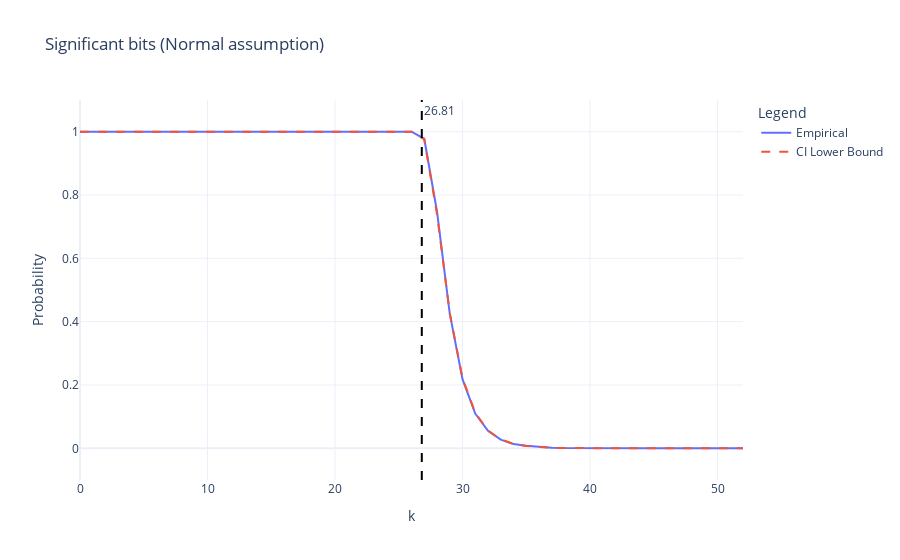

Source (notebook cell):
### Code cell
def significant_normal_probability(Z, alpha, k, eref):
    """Computes the probability lower-bound of
    the k-th bit being significant in the normal case"""
    return 2 * stats.norm.cdf(2 ** (-k + (eref - 1)) / sigma_upper_bound(Z, alpha)) - 1


def significant_normal(Z, alpha, p, eref):
    """Computes the lower bound on the significant bits in the normal case"""
    sigma_ub = sigma_upper_bound(Z, alpha)
    if sigma_ub > 0:
        sg_bits = -math.log2(sigma_ub) + (eref - 1)
    else:
        sg_bits = 53 + (eref - 1)
    sg_correction = math.log2(stats.norm.ppf((p + 1) / 2))
    sg_lb = sg_bits - sg_correction
    return (sg_lb, sg_bits, sg_correction)


sg_lb, sg_bits, sg_correction = significant_normal(Z, alpha, significant_p, eref)
print("initial_significant_bits = {} correction = {}".format(sg_bits, sg_correction))
print(
    "significant_bits = {} with p = {} and alpha = {}".format(
        sg_lb, significant_p, alpha
    )
)

confidence_plot(
    kth_significant / Z.size,
    [significant_normal_probability(Z, alpha, k, eref) for k in range(53)],
    kth=sg_lb,
    title="Significant bits (Normal assumption)",
)

### Figure 1 — Plotly figure (JSON) as saved in the notebook; plotly's stock layout.template omitted (floating-point values rounded to 4 significant figures)
{"data": [{"mode": "lines", "name": "Empirical", "type": "scatter", "x": [0, 1, 2, 3, 4, 5, 6, 7, 8, 9, 10, 11, 12, 13, 14, 15, 16, 17, 18, 19, 20, 21, 22, 23, 24, 25, 26, 27, 28, 29, 30, 31, 32, 33, 34, 35, 36, 37, 38, 39, 40, 41, 42, 43, 44, 45, 46, 47, 48, 49, 50, 51, 52], "y": [1.0, 1.0, 1.0, 1.0, 1.0, 1.0, 1.0, 1.0, 1.0, 1.0, 1.0, 1.0, 1.0, 1.0, 1.0, 1.0, 1.0, 1.0, 1.0, 1.0, 1.0, 1.0, 1.0, 1.0, 1.0, 1.0, 1.0, 0.9776, 0.748, 0.4254, 0.2186, 0.11, 0.0556, 0.0275, 0.0134, 0.0081, 0.0044, 0.0022, 0.001, 0.0006, 0.0002, 0.0, 0.0, 0.0, 0.0, 0.0, 0.0, 0.0, 0.0, 0.0, 0.0, 0.0, 0.0]}, {"line": {"dash": "dash"}, "mode": "lines", "name": "CI Lower Bound", "type": "scatter", "x": [0, 1, 2, 3, 4, 5, 6, 7, 8, 9, 10, 11, 12, 13, 14, 15, 16, 17, 18, 19, 20, 21, 22, 23, 24, 25, 26, 27, 28, 29, 30, 31, 32, 33, 34, 35, 36, 37, 38, 39, 40, 41, 42, 43, 44, 45, 46, 47, 48, 49, 50, 51, 52], "y": [1, 1, 1, 1, 1, 1, 1, 1, 1, 1, 1, 1, 1, 1, 1, 1, 1, 1, 1, 1, 1, 1, 1, 1, 1, 1, 1.0, 0.9757, 0.7401, 0.4268, 0.2218, 0.112, 0.05613, 0.02808, 0.01404, 0.007022, 0.003511, 0.001756, 0.0008778, 0.0004389, 0.0002194, 0.0001097, 5.486e-05, 2.743e-05, 1.372e-05, 6.858e-06, 3.429e-06, 1.714e-06, 8.572e-07, 4.286e-07, 2.143e-07, 1.072e-07, 5.358e-08]}], "layout": {"annotations": [{"showarrow": false, "text": "26.81", "x": 26.81, "xanchor": "left", "xref": "x", "y": 1, "yanchor": "top", "yref": "y domain"}], "legend": {"title": {"text": "Legend"}}, "shapes": [{"line": {"color": "black", "dash": "dash", "width": 2}, "name": "kth bit", "type": "line", "x0": 26.81, "x1": 26.81, "xref": "x", "y0": 0, "y1": 1, "yref": "y domain"}], "title": {"text": "Significant bits (Normal assumption)"}, "xaxis": {"title": {"text": "k"}}, "yaxis": {"range": [-0.1, 1.1], "title": {"text": "Probability"}}}}
